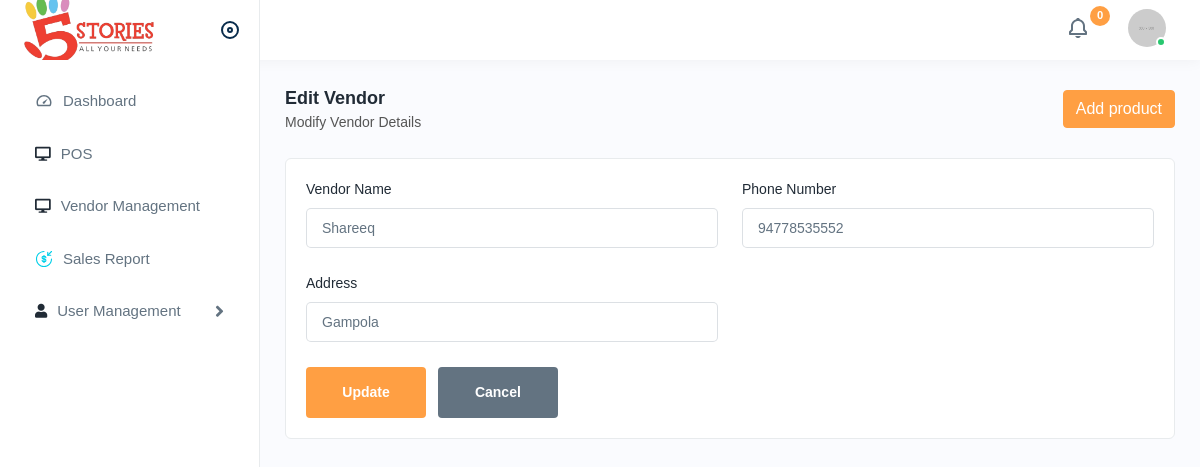
The app's page /editvendor.php?vendor_id=1 (signed in) with its own data.
### tables this page shows
CREATE TABLE `tbl_vendors` (
  `vendor_id` int(11) NOT NULL,
  `vendor_name` varchar(255) NOT NULL,
  `phone` varchar(20) DEFAULT NULL,
  `address` text DEFAULT NULL,
  `created_at` timestamp NOT NULL DEFAULT current_timestamp()
);

### editvendor.php (the view, shortened to what this page needs)
<?php
include './layouts/header.php';
include './layouts/sidebar.php';
$vendor_id = isset($_GET['vendor_id']) ? mysqli_real_escape_string($conn, $_GET['vendor_id']) : '';
$sql = "SELECT * FROM tbl_vendors WHERE vendor_id = '$vendor_id'";
$result = $conn->query($sql);
$vendor = $result->fetch_assoc();
?>
<div class="page-wrapper">
    <div class="content">
        <div class="page-header">
            <div class="page-title">
                <h4>Edit Vendor</h4>
                <h6>Modify Vendor Details</h6>
            </div>
            <div>
                <a href="addproduct.php"><button type="button" class="btn btn-primary ml-2">Add product</button></a>
            </div>
        </div>
        <form action="./backend/update_vendor.php" method="post">
            <div class="card">
                <div class="card-body">
                    <div class="row">
                        <div class="col-lg-6 col-sm-6 col-12">
                            <div class="form-group">
                                <label>Vendor Name</label>
                                <input name="vendor_name" type="text" value="<?= htmlspecialchars($vendor['vendor_name']) ?>" required>
                            </div>
                        </div>
                        <div class="col-lg-6 col-sm-6 col-12">
                            <div class="form-group">
                                <label>Phone Number</label>
                                <input name="phone" type="text" value="<?= htmlspecialchars($vendor['phone']) ?>" required>
                            </div>
                        </div>
                        <div class="col-lg-6 col-sm-6 col-12">
                            <div class="form-group">
                                <label>Address</label>
                                <input name="address" type="text" value="<?= htmlspecialchars($vendor['address']) ?>" required>
                            </div>
                        </div>
                        <div class="col-lg-12">
                            <button type="submit" class="btn btn-submit me-2">Update</button>
                            <a href="vendorlist.php" class="btn btn-cancel">Cancel</a>
                        </div>
                    </div>
                </div>
            </div>
        </form>
    </div>
</div>
</body>
</html>

### records on screen
tbl_vendors: vendor_name "Shareeq", phone "94778535552", address "Gampola"
